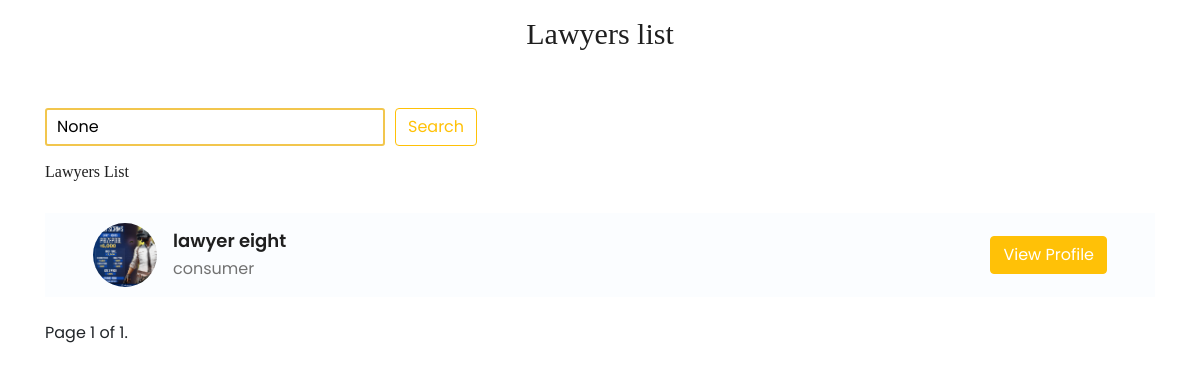
The page /lawyers_list/ on the database its author committed.
### accounts/models.py (models this page shows, shortened)
class LawyerProfile(models.Model):
    SPECIALIZATIONS = (
        ('family', 'Family Lawyer'),
        ('criminal', 'Criminal Lawyer'),
        ('consumer', 'Consumer Lawyer'),
        ('coperatelawyer', 'Coperate Lawyer'),
        ('civilrightlawyer', 'Civil Right Lawyer'),
        ('divorcelawyer', 'Divorce Lawyer'),
    )
    COURT = (
        ('jfcmcchangancherry', 'Judicial First Class Magistrate Court  Changancherry'),
        ('munsiff', 'Munsiff Court Changancherry'),
        ('jfcmcKanjirapally', 'Judicial First Class Magistrate Court  Kanjirapally'),
        ('munsifcourtkanjirapally', 'Munsiff Court Kanjirapally'),
        ('districtcourtkottayam', 'District Court Kottayam'),
        ('highcourtkochi', 'High Court Kochi'),
    )
    id = models.AutoField(primary_key=True)
    user = models.OneToOneField(CustomUser, on_delete=models.CASCADE, related_name='lawyer_profile')
    specialization = models.CharField(max_length=20, choices=SPECIALIZATIONS,blank=True)
    start_date = models.DateField(null=True)  # Date profession started
    experience = models.IntegerField(blank=True)  # Experience in years
    DEFAULT_PROFILE_PICTURE_PATH = 'uploads/default_profile_picture.png'
    profile_picture = models.ImageField(
        upload_to='uploads/',
        default=DEFAULT_PROFILE_PICTURE_PATH,  # Set the default profile picture path
        blank=True,
        null=True
    )
    certificates = models.ManyToManyField('Certificate', blank=True)
    license_no = models.CharField(max_length=30,blank=False)
    locations = TaggableManager()
    cases_won = models.IntegerField(null=True, blank=True)
    cases_lost = models.IntegerField(null=True, blank=True)
    total_cases_handeled = models.IntegerField(null=True, blank=True)
    currendly_handling = models.IntegerField(null=True, blank=True)
    experience = models.IntegerField(null=True, blank=True)
    court = models.CharField(max_length=200, choices=COURT,blank=True)

class CustomUser(AbstractUser):
    USER_TYPES = (
        ('admin', 'Admin'),
        ('lawyer', 'Lawyer'),
        ('student', 'Student'),
        ('client', 'Client'),
    )
    STATES = (
    ('Andhra Pradesh', 'Andhra Pradesh'),
    ('Arunachal Pradesh', 'Arunachal Pradesh'),
    ('Assam', 'Assam'),
    ('Bihar', 'Bihar'),
    ('Chhattisgarh', 'Chhattisgarh'),
    ('Goa', 'Goa'),
    ('Gujarat', 'Gujarat'),
    ('Haryana', 'Haryana'),
    ('Himachal Pradesh', 'Himachal Pradesh'),
    ('Jharkhand', 'Jharkhand'),
    ('Karnataka', 'Karnataka'),
    ('Kerala', 'Kerala'),
    ('Madhya Pradesh', 'Madhya Pradesh'),
    ('Maharashtra', 'Maharashtra'),
    ('Manipur', 'Manipur'),
    ('Meghalaya', 'Meghalaya'),
    ('Mizoram', 'Mizoram'),
    ('Nagaland', 'Nagaland'),
    ('Odisha', 'Odisha'),
    ('Punjab', 'Punjab'),
    ('Rajasthan', 'Rajasthan'),
    ('Sikkim', 'Sikkim'),
    ('Tamil Nadu', 'Tamil Nadu'),
    ('Telangana', 'Telangana'),
    ('Tripura', 'Tripura'),
    ('Uttar Pradesh', 'Uttar Pradesh'),
    ('Uttarakhand', 'Uttarakhand'),
    ('West Bengal', 'West Bengal'),
    ('Andaman and Nicobar Islands', 'Andaman and Nicobar Islands'),
    ('Chandigarh', 'Chandigarh'),
    ('Dadra and Nagar Haveli and Daman and Diu', 'Dadra and Nagar Haveli and Daman and Diu'),
    ('Lakshadweep', 'Lakshadweep'),
    ('Delhi', 'Delhi'),
    ('Puducherry', 'Puducherry'),
)
    user_type = models.CharField(max_length=10, choices=USER_TYPES, default='client')
    email = models.EmailField(unique=True, default='')  # Change: Use email as the username
    first_name = models.CharField(max_length=30, default='')  # Added: First name field
    last_name = models.CharField(max_length=30, default='')  # Added: Last name field
    address = models.TextField(default='',blank=True,)  # Added: Address field
    dob = models.DateField(default='2000-01-01',blank=True,)  # Added: Date of birth field
    pin = models.CharField(max_length=6, default='',blank=True,)  # Added: PIN code field
    state = models.CharField(max_length=50, choices=STATES, blank=True, null=False)
    phone = models.CharField(max_length=15,blank=True, unique=True)  # Added: Phone number field

### accounts/views.py (the view)
# urls.py: path('lawyers_list/', views.list_lawyers, name='list_lawyers'),
def list_lawyers(request):
    lawyers = LawyerProfile.objects.all()
    search_query = request.GET.get('search')
    if search_query:
        lawyers = lawyers.filter(
            Q(user__first_name__icontains=search_query) |
            Q(user__last_name__icontains=search_query)
        )
    page_number = request.GET.get('page')
    paginator = Paginator(lawyers, 10)  # Show 10 lawyers per page
    page = paginator.get_page(page_number)
    context = {
        'lawyers': page,  # Use the paginated lawyers
        'search_query': search_query,
    }
    return render(request, 'lawyerfulllist.html', context)

### accounts/templates/lawyerfulllist.html (shortened to what this page needs)
{% load static %}
<!DOCTYPE html>
<html lang="en">
<head>
    <link rel="stylesheet" href="{% static 'css/bootstrap.min.css' %}">
    <link rel="stylesheet" href="{% static 'css/font-awesome.min.css' %}">
    <link rel="stylesheet" href="{% static 'css/nice-select.css' %}">
    <link rel="stylesheet" href="{% static 'css/slicknav.css' %}">
    <link rel="stylesheet" href="{% static 'css/style.css' %}">
    <link rel="stylesheet" href="{% static 'css/search.css' %}">
</head>
<body>
    <h2 class="mt-3 text-center">Lawyers list</h2>
    <div class="container py-5">
        <div class="row">
            <div class="col-md-6">
                <form method="GET" action="{% url 'list_lawyers' %}">
                    <div class="search-sec">
                        <input type="text" name="search" value="{{ search_query }}" required />
                        <button class="btn btn-outline-warning" type="submit">Search</button>
                    </div>
                </form>
            </div>
        </div>
        <h5 class="my-3">Lawyers List</h5>
        <div class="row mt-3">
            {% for lawyer in lawyers %}
                <div class="col-sm-12 mt-3">
                    <div class="search-card px-5">
                        <div class="details">
                            <img src="{{ lawyer.profile_picture.url }}" alt="profile picture" />
                            <div>
                                <p><a href="{% url 'lawyer_details' lawyer.id %}">{{ lawyer.user.get_full_name }}</a></p>
                                <p>{{ lawyer.specialization }}</p>
                            </div>
                        </div>
                        <a href="{% url 'lawyer_details' lawyer.id %}" class="btn btn-warning text-white">View Profile</a>
                    </div>
                </div>
            {% endfor %}
        </div>
        <div class="pagination mt-4">
            <span class="step-links">
                <span class="current-page">
                    Page {{ lawyers.number }} of {{ lawyers.paginator.num_pages }}.
                </span>
            </span>
        </div>
    </div>
</body>
</html>

### static/css/search.css (style rules this page uses)
.search-sec { display: flex; column-gap: 10px; }
input { outline: none; border: 2px solid #f2c64d; border-radius: 3px; padding: 0 10px; }
.search-card { width: 100%; padding: 10px 2em; display: flex; justify-content: space-between; align-items: center; background-color: rgba(240, 248, 255, 0.304); }
.search-card .details { display: flex; }
.details img { width: 4em; height: 4em; object-fit: cover; border-radius: 50%; }
.details div { display: flex; flex-direction: column; justify-content: center; margin-left: 1em; }
.details div p { margin: 0; display: inline; }
.details div p:first-child { font-weight: 600; font-size: 18px; }

### rows shown on the page
LawyerProfile: profile_picture (picture), user.get_full_name "lawyer eight", specialization "consumer"

### other values the page prints
{{ lawyers.number }} "1"
{{ lawyers.paginator.num_pages }} "1"
